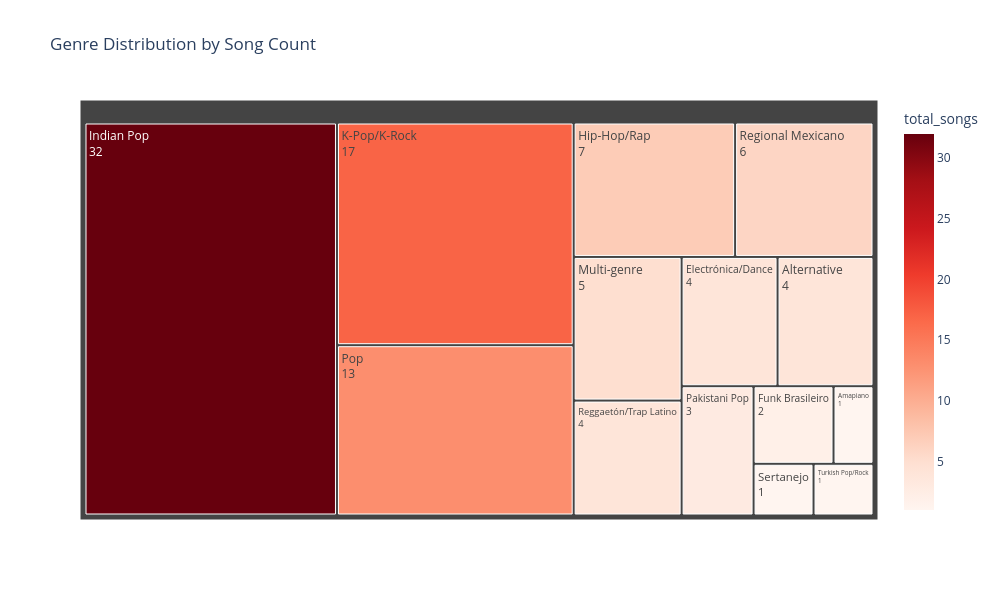

The code cell stored with this chart in its notebook:
### Markdown cell above
### 6.1. Genre Distribution Treemap

### Code cell
fig = px.treemap(
    genre_stats,
    path=['macro_genre'],
    values='total_songs',
    color='total_songs',
    color_continuous_scale='Reds',
    title='Genre Distribution by Song Count',
    hover_data={'engagement_rate': ':.2f', 'total_views': ':,.0f', 'total_likes': ':,.0f'}
)
fig.update_traces(textinfo="label+value", textfont_size=12)
fig.update_layout(width=1000, height=600, paper_bgcolor='white')
fig.show()

### Figure 1 — Plotly figure (JSON) as saved in the notebook; plotly's stock layout.template omitted (floating-point values rounded to 4 significant figures)
{"data": [{"branchvalues": "total", "customdata": [["5.21", "451855891", "23525477", 32.0], ["19.03", "331691503", "63122113", 17.0], ["18.07", "188714946", "34104621", 13.0], ["45.78", "80223715", "36730037", 7.0], ["3.2", "84546205", "2709271", 6.0], ["2.12", "53010945", "1123471", 5.0], ["3.1", "40586250", "1256198", 4.0], ["16.15", "42694389", "6893080", 4.0], ["13.29", "45455228", "6041603", 4.0], ["16.16", "42625860", "6890230", 3.0], ["2.34", "18961373", "443894", 2.0], ["13.82", "8237835", "1138482", 1.0], ["4.46", "13856253", "617866", 1.0], ["4.97", "8160132", "405208", 1.0]], "domain": {"x": [0.0, 1.0], "y": [0.0, 1.0]}, "hovertemplate": "labels=%{label}<br>total_songs_sum=%{value}<br>parent=%{parent}<br>id=%{id}<br>engagement_rate=%{customdata[0]:.2f}<br>total_views=%{customdata[1]:,.0f}<br>total_likes=%{customdata[2]:,.0f}<br>total_songs=%{color}<extra></extra>", "ids": ["Indian Pop", "K-Pop/K-Rock", "Pop", "Hip-Hop/Rap", "Regional Mexicano", "Multi-genre", "Reggaetón/Trap Latino", "Electrónica/Dance", "Alternative", "Pakistani Pop", "Funk Brasileiro", "Amapiano", "Sertanejo", "Turkish Pop/Rock"], "labels": ["Indian Pop", "K-Pop/K-Rock", "Pop", "Hip-Hop/Rap", "Regional Mexicano", "Multi-genre", "Reggaetón/Trap Latino", "Electrónica/Dance", "Alternative", "Pakistani Pop", "Funk Brasileiro", "Amapiano", "Sertanejo", "Turkish Pop/Rock"], "marker": {"coloraxis": "coloraxis", "colors": [32.0, 17.0, 13.0, 7.0, 6.0, 5.0, 4.0, 4.0, 4.0, 3.0, 2.0, 1.0, 1.0, 1.0]}, "name": "", "parents": ["", "", "", "", "", "", "", "", "", "", "", "", "", ""], "textfont": {"size": 12}, "textinfo": "label+value", "type": "treemap", "values": [32.0, 17.0, 13.0, 7.0, 6.0, 5.0, 4.0, 4.0, 4.0, 3.0, 2.0, 1.0, 1.0, 1.0]}], "layout": {"coloraxis": {"colorbar": {"title": {"text": "total_songs"}}, "colorscale": [[0.0, "rgb(255,245,240)"], [0.125, "rgb(254,224,210)"], [0.25, "rgb(252,187,161)"], [0.375, "rgb(252,146,114)"], [0.5, "rgb(251,106,74)"], [0.625, "rgb(239,59,44)"], [0.75, "rgb(203,24,29)"], [0.875, "rgb(165,15,21)"], [1.0, "rgb(103,0,13)"]]}, "height": 600, "legend": {"tracegroupgap": 0}, "paper_bgcolor": "white", "title": {"text": "Genre Distribution by Song Count"}, "width": 1000}}
